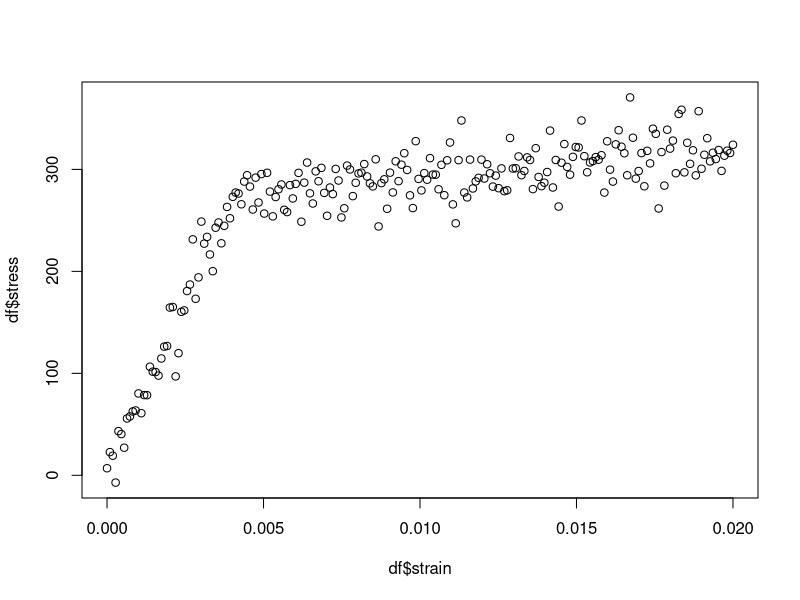
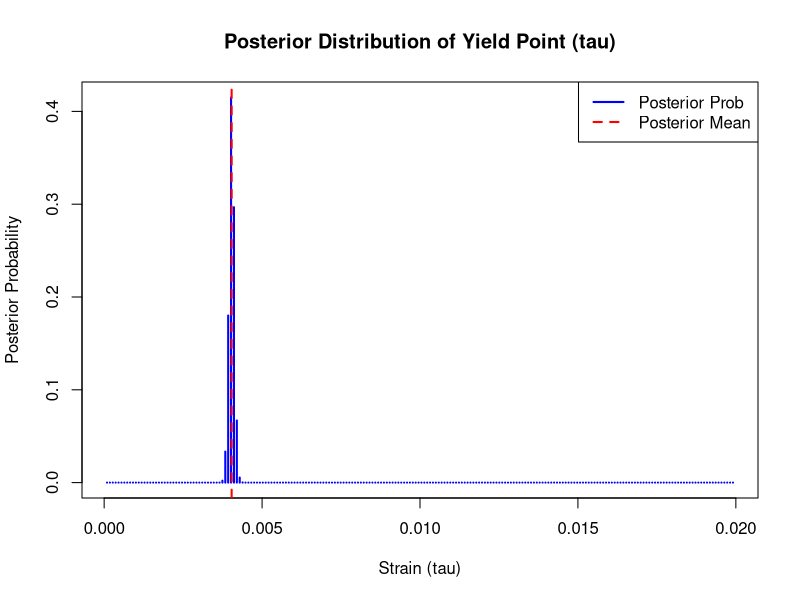
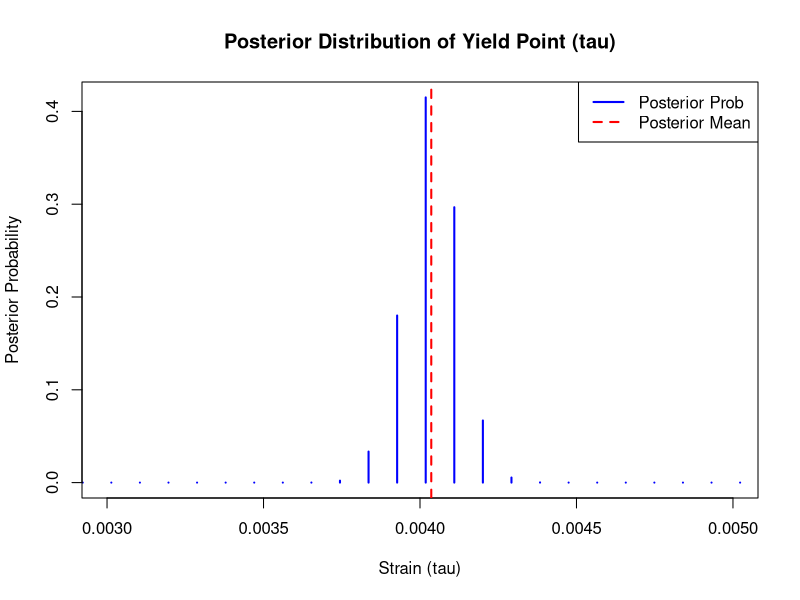
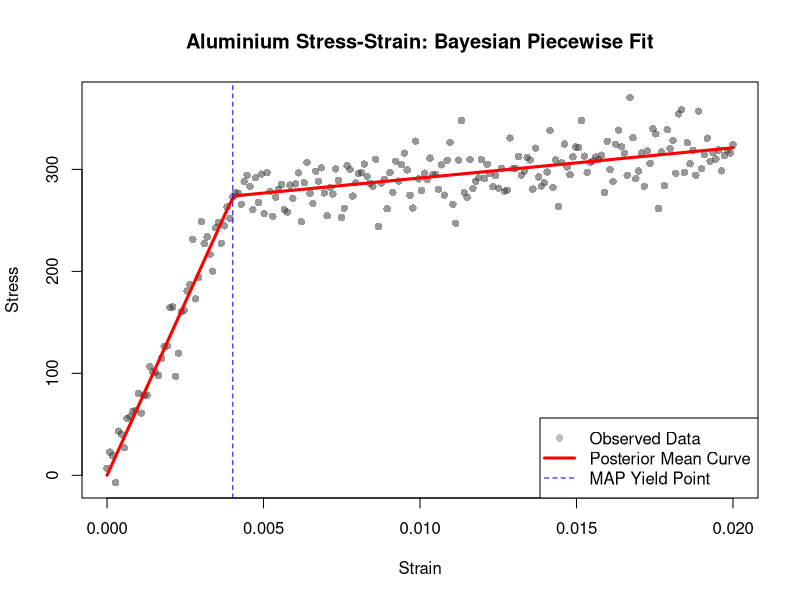

Reproduce these figures in R, in order.
## ---- chunk 1
knitr::opts_chunk$set(echo = TRUE)
## ---- chunk 2
df <- read.csv("./aluminium.csv")
plot(df$stress ~ df$strain)
x <- df$strain
y <- df$stress
n <- length(y)

## ---- chunk 3
beta_0_val <- 30000
v_0_val <- 20000^2
beta0 <- c(beta_0_val, beta_0_val)
V0 <- diag(c(v_0_val, v_0_val))
invV0 <- solve(V0)
a0 <- 4
b0 <- 13.12
## ---- chunk 4
taus <- sort(unique(x))
taus <- taus[taus > min(x) & taus < max(x)]

## ---- chunk 5
log_marg_lik <- numeric(length(taus))
## ---- chunk 6
for (i in 1:length(taus)) {
  tau <- taus[i]
  
  # Define the design matrix Z based on the piecewise structure:
  # mu = beta1 * min(x, tau) + beta2 * max(0, x - tau)
  z1 <- pmin(x, tau)
  z2 <- pmax(0, x - tau)
  Z <- cbind(z1, z2)
  
  # Update parameters for the Normal-Inverse-Gamma posterior
  Vn <- solve(invV0 + t(Z) %*% Z)
  betan <- Vn %*% (invV0 %*% beta0 + t(Z) %*% y)
  an <- a0 + n/2
  
  # b_n calculation for the conjugate NIG prior
  # bn = b0 + 0.5 * (y'y + beta0' V0^-1 beta0 - betan' Vn^-1 betan)
  term_y <- t(y) %*% y
  term_prior <- t(beta0) %*% invV0 %*% beta0
  term_post <- t(betan) %*% solve(Vn) %*% betan
  bn <- as.numeric(b0 + 0.5 * (term_y + term_prior - term_post))
  
  # Calculate the log marginal likelihood log p(y | tau)
  # Dropping constants that do not depend on tau
  log_marg_lik[i] <- -an * log(bn) + 0.5 * determinant(Vn, logarithm = TRUE)$modulus
}

## ---- chunk 7
post_tau_unnorm <- exp(log_marg_lik - max(log_marg_lik))
post_tau <- post_tau_unnorm / sum(post_tau_unnorm)
## ---- chunk 8
yield_point_mean <- sum(taus * post_tau)
yield_point_map <- taus[which.max(post_tau)]
## ---- chunk 9
cat("--- Bayesian Piecewise Linear Model Results ---\n")
cat("Posterior Mean (Expected Yield Point):", yield_point_mean, "\n")
cat("MAP Estimate (Mode of Posterior):    ", yield_point_map, "\n")
## ---- chunk 10
plot(taus, post_tau, type = "h", col = "blue", lwd = 2,
     main = "Posterior Distribution of Yield Point (tau)",
     xlab = "Strain (tau)", ylab = "Posterior Probability")
abline(v = yield_point_mean, col = "red", lty = 2, lwd = 2)
legend("topright", legend = c("Posterior Prob", "Posterior Mean"), 
       col = c("blue", "red"), lty = c(1, 2), lwd = 2)

## ---- chunk 11
plot(taus, post_tau, type = "h", col = "blue", lwd = 2,
     main = "Posterior Distribution of Yield Point (tau)",
     xlab = "Strain (tau)", ylab = "Posterior Probability",
     xlim = c(0.003, 0.005) )
abline(v = yield_point_mean, col = "red", lty = 2, lwd = 2)
legend("topright", legend = c("Posterior Prob", "Posterior Mean"), 
       col = c("blue", "red"), lty = c(1, 2), lwd = 2)

## ---- chunk 12
log_marg_lik <- numeric(length(taus))
beta_means <- matrix(0, nrow = length(taus), ncol = 2)
## ---- chunk 13
for (i in seq_along(taus)) {
  tau <- taus[i]
  # Basis functions for the continuous piecewise model
  z1 <- pmin(x, tau)
  z2 <- pmax(0, x - tau)
  Z <- cbind(z1, z2)
  
  # Posterior parameters for beta and sigma^2 given tau
  Vn <- solve(invV0 + t(Z) %*% Z)
  betan <- Vn %*% (invV0 %*% beta0 + t(Z) %*% y)
  an <- a0 + n/2
  
  # bn calculation (sum of squares term for NIG prior)
  term_ss <- as.numeric(t(y) %*% y + t(beta0) %*% invV0 %*% beta0 - t(betan) %*% solve(Vn) %*% betan)
  bn <- b0 + 0.5 * term_ss
  
  # Log-marginal likelihood: log p(y | tau)
  # Includes determinant and bn terms (constants independent of tau can be ignored)
  log_marg_lik[i] <- 0.5 * determinant(Vn, logarithm = TRUE)$modulus - an * log(bn)
  
  # Store the posterior mean of beta for this tau
  beta_means[i, ] <- betan
}
## ---- chunk 14
post_probs <- exp(log_marg_lik - max(log_marg_lik))
post_probs <- post_probs / sum(post_probs)
## ---- chunk 15
x_grid <- seq(min(x), max(x), length.out = 200)
y_post_mean <- numeric(length(x_grid))

for (i in seq_along(taus)) {
  tau_i <- taus[i]
  prob_i <- post_probs[i]
  b_i <- beta_means[i, ]
  
  # Contribution of this tau to the expected curve:
  # mu(x|tau) = beta1 * min(x, tau) + beta2 * max(0, x - tau)
  y_post_mean <- y_post_mean + prob_i * (b_i[1] * pmin(x_grid, tau_i) + b_i[2] * pmax(0, x_grid - tau_i))
}
## ---- chunk 16
plot(x, y, pch = 16, col = rgb(0.2, 0.2, 0.2, 0.5), 
     main = "Aluminium Stress-Strain: Bayesian Piecewise Fit",
     xlab = "Strain", ylab = "Stress")

# Add the posterior mean curve
lines(x_grid, y_post_mean, col = "red", lwd = 3)

map_tau <- taus[which.max(post_probs)]
abline(v = map_tau, col = "blue", lty = 2)

legend("bottomright", legend = c("Observed Data", "Posterior Mean Curve", "MAP Yield Point"),
       col = c("gray", "red", "blue"), pch = c(16, NA, NA), lty = c(NA, 1, 2), lwd = c(NA, 3, 1))
